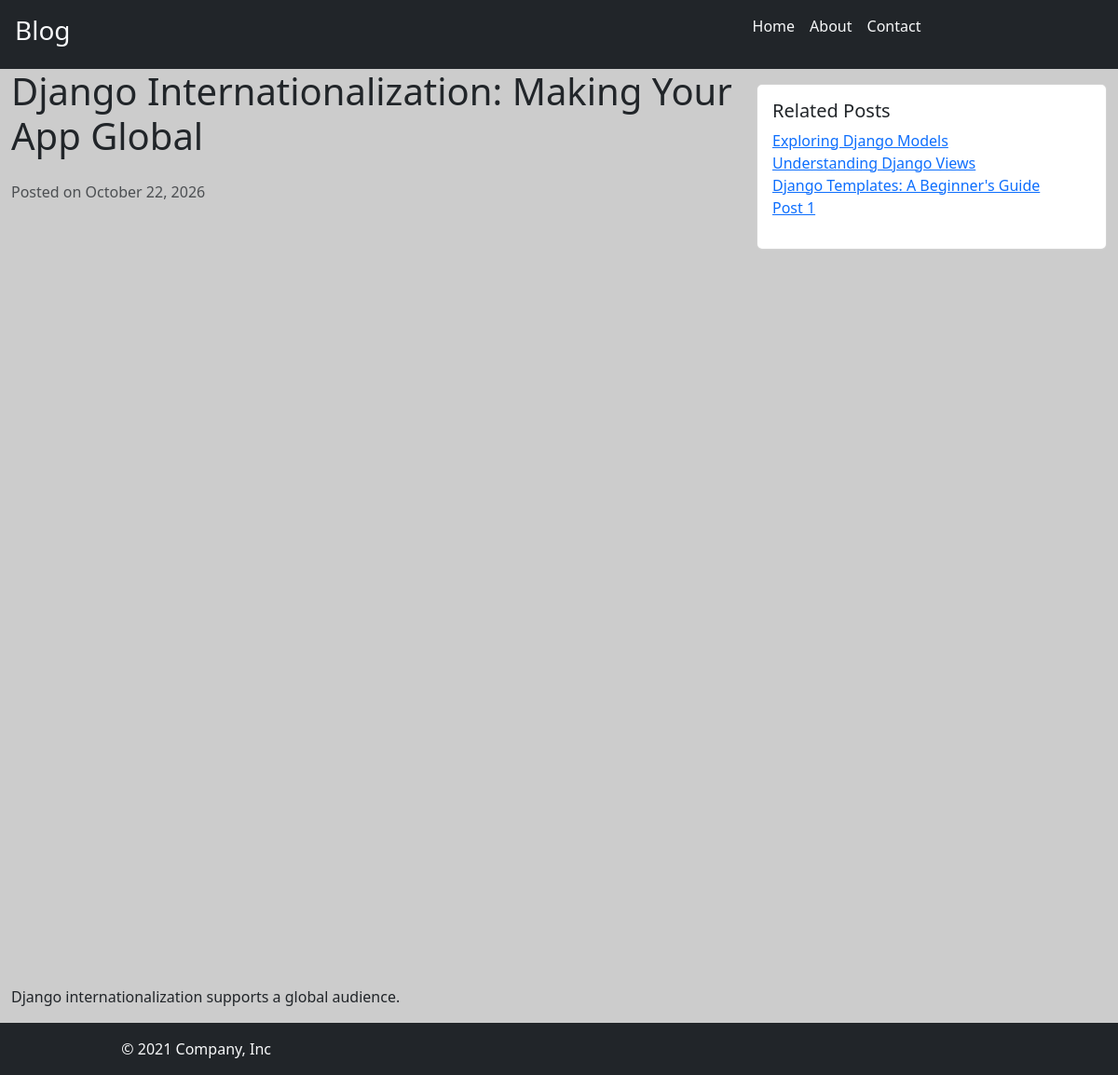
The app's page /blog/post/django-internationalization-making-your-app-global/ with its own data.
### blog/models.py (models this page shows, shortened)
class Post(models.Model):
    title = models.CharField(max_length=100)
    content = models.TextField()
    img_url = models.URLField(blank=True, null=True)
    created_at = models.DateTimeField(auto_now_add=True)
    slug = models.SlugField(
        unique=True,
        blank=True,
        max_length=100
    )
    category = models.ForeignKey(category, on_delete=models.CASCADE)

### blog/views.py (the view)
# urls.py: path("post/<slug:slug>/",views.detail,name="detail"),
def detail(request, slug):
    try:
        posts = Post.objects.get(slug=slug)
        related_posts=Post.objects.filter(category=posts.category).exclude(pk=posts.pk)[:3]
    except Post.DoesNotExist:
        return render(request,'404.html', status=404,)
    return render(request,'detail.html', {'post': posts, 'related_posts': related_posts})

### blog/templates/detail.html
{% extends "base.html" %}
{% block content %}
    <div class="container-fluid ">
        <div class="row">
            <div class="col-lg-8">
              <h1 class="mb-4"> {{post.title}}  </h1>
              <p class="text-muted">Posted on {{ post.created_at|date:"F j, Y" }}</p>
              <img src="{{ post.img_url}}" class="img-fluid mb-4" alt="Blog Image">
              <p> {{post.content}} </p>
              </div>
            <div class="col-lg-4">
              <div class="card mt-3">
                <div class="card-body">
                  <h5 class="card-title">Related Posts</h5>
                  <ul class="list-unstyled">
                    {% for related_post in related_posts %}
                      <li><a href="{% url 'blog:detail' slug=related_post.slug %}">{{ related_post.title }}</a></li>
                    {% empty %}
                      <li>No related posts found.</li>
                    {% endfor %}
                    <li><a href="./detail.html">Post 1</a></li>
                  </ul>
                </div>
              </div>
            </div>
        </div>
    </div>
{% endblock content %}

### blog/static/style.css (style rules this page uses)
body { background-color: #cccccc; }

### records on screen
Post: title "Django Internationalization: Making Your App Global", created_at "October 22, 2026", content "Django internationalization supports a global audience."
Post: title "Exploring Django Models"
Post: title "Understanding Django Views"
Post: title "Django Templates: A Beginner's Guide"
